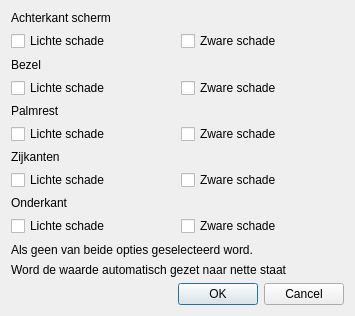
<?xml version="1.0" encoding="UTF-8"?>
<ui version="4.0">
 <class>VisualCheck</class>
 <widget class="QDialog" name="VisualCheck">
  <property name="geometry">
   <rect>
    <x>0</x>
    <y>0</y>
    <width>355</width>
    <height>316</height>
   </rect>
  </property>
  <property name="windowTitle">
   <string>Visuele Checks</string>
  </property>
  <layout class="QVBoxLayout" name="verticalLayout">
   <item>
    <widget class="QLabel" name="label">
     <property name="text">
      <string>Achterkant scherm</string>
     </property>
    </widget>
   </item>
   <item>
    <layout class="QHBoxLayout" name="backcoverLayout">
     <item>
      <widget class="QCheckBox" name="backlightBox">
       <property name="text">
        <string>Lichte schade</string>
       </property>
      </widget>
     </item>
     <item>
      <widget class="QCheckBox" name="backheavyBox">
       <property name="text">
        <string>Zware schade</string>
       </property>
      </widget>
     </item>
    </layout>
   </item>
   <item>
    <widget class="QLabel" name="label_2">
     <property name="text">
      <string>Bezel</string>
     </property>
    </widget>
   </item>
   <item>
    <layout class="QHBoxLayout" name="bezelLayout">
     <item>
      <widget class="QCheckBox" name="bezellightBox">
       <property name="text">
        <string>Lichte schade</string>
       </property>
      </widget>
     </item>
     <item>
      <widget class="QCheckBox" name="bezelheavyBox">
       <property name="text">
        <string>Zware schade</string>
       </property>
      </widget>
     </item>
    </layout>
   </item>
   <item>
    <widget class="QLabel" name="label_3">
     <property name="text">
      <string>Palmrest</string>
     </property>
    </widget>
   </item>
   <item>
    <layout class="QHBoxLayout" name="palmLayout">
     <item>
      <widget class="QCheckBox" name="palmlichtBox">
       <property name="text">
        <string>Lichte schade</string>
       </property>
      </widget>
     </item>
     <item>
      <widget class="QCheckBox" name="palmheavyBox">
       <property name="text">
        <string>Zware schade</string>
       </property>
      </widget>
     </item>
    </layout>
   </item>
   <item>
    <widget class="QLabel" name="label_4">
     <property name="text">
      <string>Zijkanten</string>
     </property>
    </widget>
   </item>
   <item>
    <layout class="QHBoxLayout" name="sideLayout">
     <item>
      <widget class="QCheckBox" name="sidelightBox">
       <property name="text">
        <string>Lichte schade</string>
       </property>
      </widget>
     </item>
     <item>
      <widget class="QCheckBox" name="sideheavyBox">
       <property name="text">
        <string>Zware schade</string>
       </property>
      </widget>
     </item>
    </layout>
   </item>
   <item>
    <widget class="QLabel" name="label_5">
     <property name="text">
      <string>Onderkant</string>
     </property>
    </widget>
   </item>
   <item>
    <layout class="QHBoxLayout" name="botLayout">
     <item>
      <widget class="QCheckBox" name="botlightBox">
       <property name="text">
        <string>Lichte schade</string>
       </property>
      </widget>
     </item>
     <item>
      <widget class="QCheckBox" name="botheavyBox">
       <property name="text">
        <string>Zware schade</string>
       </property>
      </widget>
     </item>
    </layout>
   </item>
   <item>
    <widget class="QLabel" name="label_6">
     <property name="text">
      <string>Als geen van beide opties geselecteerd word.</string>
     </property>
    </widget>
   </item>
   <item>
    <widget class="QLabel" name="label_7">
     <property name="text">
      <string>Word de waarde automatisch gezet naar nette staat</string>
     </property>
    </widget>
   </item>
   <item>
    <widget class="QDialogButtonBox" name="buttonBox">
     <property name="orientation">
      <enum>Qt::Orientation::Horizontal</enum>
     </property>
     <property name="standardButtons">
      <set>QDialogButtonBox::StandardButton::Cancel|QDialogButtonBox::StandardButton::Ok</set>
     </property>
    </widget>
   </item>
  </layout>
 </widget>
 <resources/>
 <connections>
  <connection>
   <sender>buttonBox</sender>
   <signal>accepted()</signal>
   <receiver>VisualCheck</receiver>
   <slot>accept()</slot>
   <hints>
    <hint type="sourcelabel">
     <x>248</x>
     <y>254</y>
    </hint>
    <hint type="destinationlabel">
     <x>157</x>
     <y>274</y>
    </hint>
   </hints>
  </connection>
  <connection>
   <sender>buttonBox</sender>
   <signal>rejected()</signal>
   <receiver>VisualCheck</receiver>
   <slot>reject()</slot>
   <hints>
    <hint type="sourcelabel">
     <x>316</x>
     <y>260</y>
    </hint>
    <hint type="destinationlabel">
     <x>286</x>
     <y>274</y>
    </hint>
   </hints>
  </connection>
 </connections>
</ui>
